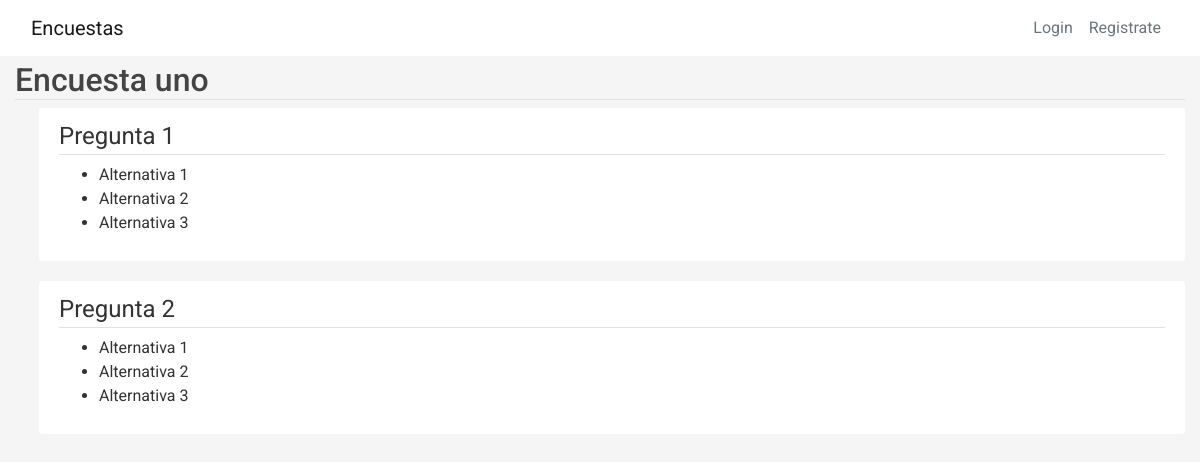
/encuesta/1, run on the app's committed database.
### encuestas/models.py (models this page shows)
class Encuesta(db.Model):
    id = db.Column(db.Integer, primary_key = True)
    title = db.Column(db.String(100),nullable = False)
    description = db.Column(db.String(1000), nullable = False)
    image_file = db.Column(db.String(20), nullable=False, default='default.jpg')
    date_created = db.Column(db.DateTime, nullable = False, default = datetime.utcnow)
    date_posted = db.Column(db.DateTime, default = datetime.utcnow)
    user_id = db.Column(db.Integer, db.ForeignKey('user.id'),nullable = False)
    preguntas = db.relationship('Pregunta', backref = 'content', lazy = True)
    estado =  db.Column(db.String(100), default = "creada")
    categoria = db.Column(db.String(100),default = "Categoría" , nullable=False)
    likes = db.Column(db.Integer, default = 0, nullable = False)
    dislikes = db.Column(db.Integer, default = 0, nullable = False)
    closing_date = db.Column(db.DateTime, default = datetime(2050,6,18,0,0,0))

class Pregunta(db.Model):
    id = db.Column(db.Integer, primary_key = True)
    title = db.Column(db.String(100), nullable = False)
    encuesta_id = db.Column(db.Integer, db.ForeignKey('encuesta.id'), nullable = False)
    items = db.relationship('Item', backref = 'options', lazy = True)

class Item(db.Model):
    id = db.Column(db.Integer, primary_key = True)
    description = db.Column(db.String(1000), nullable = False)
    pregunta_id = db.Column(db.Integer, db.ForeignKey('pregunta.id'), nullable = False)

### encuestas/routes.py (the view, shortened to what this page needs)
@app.route("/encuesta/<int:encuesta_id>", methods=['GET', 'POST'])
def encuesta(encuesta_id):
    encuesta = Encuesta.query.get_or_404(encuesta_id)
    preguntas = Pregunta.query.filter_by(encuesta_id = encuesta_id)
    id_preguntas = []
    for preg in preguntas:
        id_preguntas.append(preg.id)
    items = Item.query.filter(Item.pregunta_id.in_(id_preguntas))
    boton_editar = False
    boton_respuestas = False
    return render_template('encuesta.html',
        title= 'Encuesta',
        encuesta = encuesta,
        preguntas = preguntas,
        items = items,
        boton_editar = boton_editar,
        boton_respuestas = boton_respuestas
    )

### encuestas/templates/encuesta.html (shortened to what this page needs)
{% extends "layout.html" %} {% block content %}
<h2 class="border-bottom mb-2">{{ encuesta.title}}</h2>
{%for pregunta in preguntas%}
<div class="content-section ml-4">
    <fieldset class="form-group mb-0">
        <legend class="border-bottom">{{pregunta.title}}</legend>
    </fieldset>
    <ul>
        {%for item in items%} {%if pregunta.id == item.pregunta_id%}
        <li>{{item.description}}</li>
        {%endif%} {%endfor%}
    </ul>
</div>
{%endfor%}
{% endblock content %}

### encuestas/static/main.css (style rules this page uses)
body { font-family: "Roboto", sans-serif; font-weight: 400; background: #f5f5f5; color: #333; margin-top: 3.4rem; box-sizing: border-box; }
h1, h2, h3, h4, h5, h6 { color: #444444; }
.content-section { background: #ffffff; padding: 10px 20px; border-radius: 3px; margin-bottom: 20px; }
.gap-4 { gap: 0.4rem; }
html, body { width: 100%; height: 100%; }

### data on the page
Encuesta: title "Encuesta uno"
Pregunta: title "Pregunta 1"
Item: description "Alternativa 1"
Item: description "Alternativa 2"
Item: description "Alternativa 3"
Pregunta: title "Pregunta 2"
Item: description "Alternativa 1"
Item: description "Alternativa 2"
Item: description "Alternativa 3"
